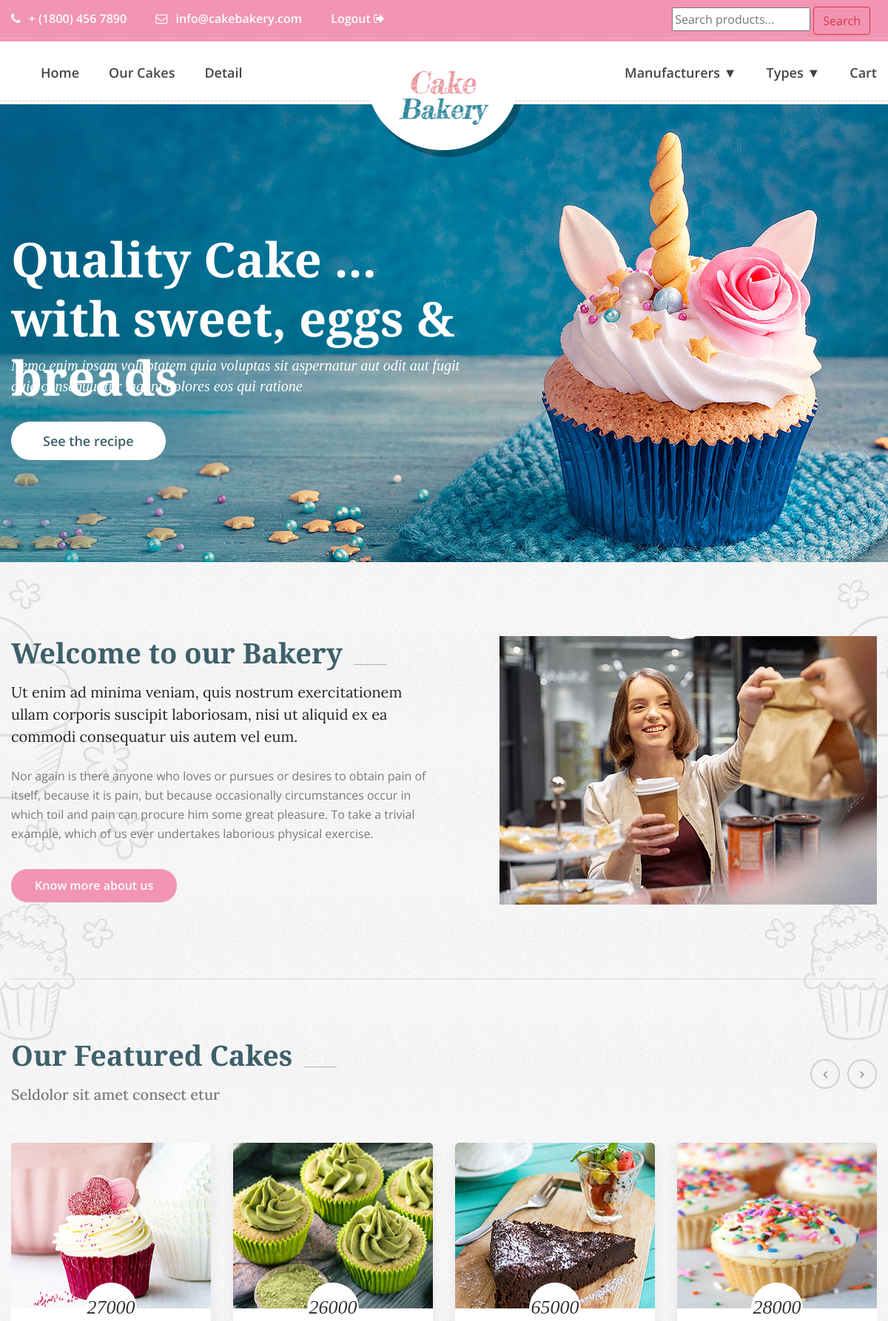
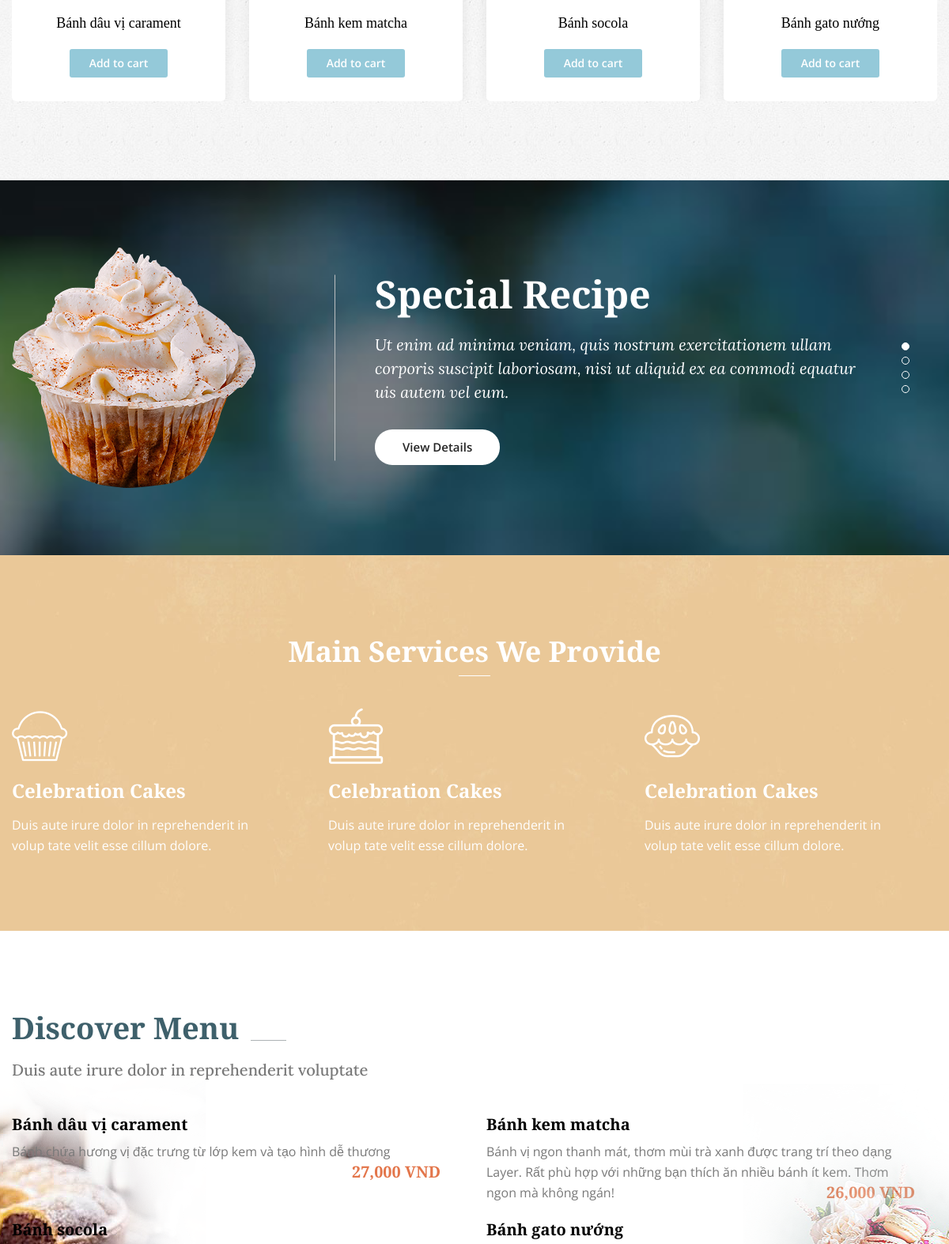
The page /public/index.php (upper part) on the database its author committed (2 pictures, top to bottom).
### tables this page shows
CREATE TABLE IF NOT EXISTS `products` (
  `id` int(11) NOT NULL AUTO_INCREMENT,
  `name` varchar(100) NOT NULL,
  `manu_id` int(11) NOT NULL,
  `type_id` int(11) NOT NULL,
  `price` int(11) NOT NULL,
  `pro_image` varchar(150) NOT NULL,
  `description` text NOT NULL,
  `feature` tinyint(4) NOT NULL,
  `created_at` timestamp NOT NULL DEFAULT CURRENT_TIMESTAMP ON UPDATE CURRENT_TIMESTAMP,
  `receipt` int(11) NOT NULL,
  PRIMARY KEY (`id`)
);

### public/models/product.php (called while the page is built, shortened)
<?php
class Product extends Db
{
    static function getLatestProducts($number_of_records)
    {
        $sql = self::$connection->prepare("SELECT * FROM products ORDER BY created_at ASC LIMIT 0,$number_of_records");
        $sql->execute();
        $items = $sql->get_result()->fetch_all(MYSQLI_ASSOC);
        return $items;
    }
}

### public/index.php (the view, shortened to what this page needs)
<?php
require_once "navbar_header.php";
?>
<section class="main_slider_area">
    <div id="main_slider" class="rev_slider" data-version="5.3.1.6">
        <ul>
            <li data-index="rs-1587" data-transition="fade" data-slotamount="default" data-hideafterloop="0" data-hideslideonmobile="off" data-easein="default" data-easeout="default" data-masterspeed="300" data-thumb="img/home-slider/slider-1.jpg" data-rotate="0" data-saveperformance="off" data-title="Creative" data-param1="01" data-param2="" data-param3="" data-param4="" data-param5="" data-param6="" data-param7="" data-param8="" data-param9="" data-param10="" data-description="">
                <div class="slider_text_box">
                    <div class="tp-caption tp-resizeme first_text" data-x="['left','left','left','15','15']" data-hoffset="['0','0','0','0']" data-y="['top','top','top','top']" data-voffset="['175','175','125','165','160']" data-fontsize="['65','65','65','40','30']" data-lineheight="['80','80','80','50','40']" data-width="['800','800','800','500']" data-height="none" data-whitespace="normal" data-type="text" data-responsive_offset="on" data-frames="[{&quot;delay&quot;:10,&quot;speed&quot;:1500,&quot;frame&quot;:&quot;0&quot;,&quot;from&quot;:&quot;y:[-100%];z:0;rX:0deg;rY:0;rZ:0;sX:1;sY:1;skX:0;skY:0;&quot;,&quot;mask&quot;:&quot;x:0px;y:0px;s:inherit;e:inherit;&quot;,&quot;to&quot;:&quot;o:1;&quot;,&quot;ease&quot;:&quot;Power2.easeInOut&quot;},{&quot;delay&quot;:&quot;wait&quot;,&quot;speed&quot;:1500,&quot;frame&quot;:&quot;999&quot;,&quot;to&quot;:&quot;y:[175%];&quot;,&quot;mask&quot;:&quot;x:inherit;y:inherit;s:inherit;e:inherit;&quot;,&quot;ease&quot;:&quot;Power2.easeInOut&quot;}]" data-textAlign="['left','left','left','left']">Quality Cake ... <br /> with sweet, eggs & breads</div>
                    <div class="tp-caption tp-resizeme secand_text" data-x="['left','left','left','15','15']" data-hoffset="['0','0','0','0']" data-y="['top','top','top','top']" data-voffset="['345','345','300','300','250']" data-fontsize="['20','20','20','20','16']" data-lineheight="['28','28','28','28']" data-width="['640','640','640','640','350']" data-height="none" data-whitespace="normal" data-type="text" data-responsive_offset="on" data-transform_idle="o:1;" data-frames="[{&quot;delay&quot;:10,&quot;speed&quot;:1500,&quot;frame&quot;:&quot;0&quot;,&quot;from&quot;:&quot;y:[100%];z:0;rX:0deg;rY:0;rZ:0;sX:1;sY:1;skX:0;skY:0;opacity:0;&quot;,&quot;mask&quot;:&quot;x:0px;y:[100%];s:inherit;e:inherit;&quot;,&quot;to&quot;:&quot;o:1;&quot;,&quot;ease&quot;:&quot;Power2.easeInOut&quot;},{&quot;delay&quot;:&quot;wait&quot;,&quot;speed&quot;:1500,&quot;frame&quot;:&quot;999&quot;,&quot;to&quot;:&quot;y:[175%];&quot;,&quot;mask&quot;:&quot;x:inherit;y:inherit;s:inherit;e:inherit;&quot;,&quot;ease&quot;:&quot;Power2.easeInOut&quot;}]">Nemo enim ipsam voluptatem quia voluptas sit aspernatur aut odit aut fugit quia consequuntur magni dolores eos qui ratione
                    </div>
                    <div class="tp-caption tp-resizeme slider_button" data-x="['left','left','left','15','15']" data-hoffset="['0','0','0','0']" data-y="['top','top','top','top']" data-voffset="['435','435','390','390','360']" data-fontsize="['14','14','14','14']" data-lineheight="['46','46','46','46']" data-width="none" data-height="none" data-whitespace="nowrap" data-type="text" data-responsive_offset="on" data-frames="[{&quot;delay&quot;:10,&quot;speed&quot;:1500,&quot;frame&quot;:&quot;0&quot;,&quot;from&quot;:&quot;y:[100%];z:0;rX:0deg;rY:0;rZ:0;sX:1;sY:1;skX:0;skY:0;opacity:0;&quot;,&quot;mask&quot;:&quot;x:0px;y:[100%];s:inherit;e:inherit;&quot;,&quot;to&quot;:&quot;o:1;&quot;,&quot;ease&quot;:&quot;Power2.easeInOut&quot;},{&quot;delay&quot;:&quot;wait&quot;,&quot;speed&quot;:1500,&quot;frame&quot;:&quot;999&quot;,&quot;to&quot;:&quot;y:[175%];&quot;,&quot;mask&quot;:&quot;x:inherit;y:inherit;s:inherit;e:inherit;&quot;,&quot;ease&quot;:&quot;Power2.easeInOut&quot;}]">
                        <a class="main_btn" href="#">See the recipe</a>
                    </div>
                </div>
            </li>
        </ul>
    </div>
</section>
<section class="welcome_bakery_area">
    <div class="container">
        <div class="welcome_bakery_inner p_100">
            <div class="row">
                <div class="col-lg-6">
                    <div class="main_title">
                        <h2>Welcome to our Bakery</h2>
                        <p>Ut enim ad minima veniam, quis nostrum exercitationem ullam corporis suscipit laboriosam,
                            nisi ut aliquid ex ea commodi consequatur uis autem vel eum.</p>
                    </div>
                    <div class="welcome_left_text">
                        <p>Nor again is there anyone who loves or pursues or desires to obtain pain of itself,
                            because it is pain, but because occasionally circumstances occur in which toil and pain
                            can procure him some great pleasure. To take a trivial
                            example, which of us ever undertakes laborious physical exercise.</p>
                        <a class="pink_btn" href="#">Know more about us</a>
                    </div>
                </div>
                <div class="col-lg-6">
                    <div class="welcome_img">
                        <img class="img-fluid" src="img/cake-feature/welcome-right.jpg" alt="">
                    </div>
                </div>
            </div>
        </div>
        <div class="cake_feature_inner">
            <div class="main_title">
                <h2>Our Featured Cakes</h2>
                <h5> Seldolor sit amet consect etur</h5>
            </div>
            <div class="cake_feature_slider owl-carousel">
                <?php
                $list_of_latestProducts = Product::getLatestProducts(9);
                foreach ($list_of_latestProducts as $key => $value) {
                ?>
                    <div class="item">
                        <div class="cake_feature_item">
                            <div class="cake_img">
                                <img src="img/cake-feature/<?php echo $value['pro_image']; ?>" alt="" width="270px" height="224px">
                            </div>
                            <div class="cake_text">
                                <h4><?php echo $value['price']; ?></h4>
                                <h3><a href="product-details.php?id=<?php echo $value['id']; ?>"><?php echo $value['name']; ?></a></h3>
                                <a class="pest_btn" href="add-cart.php?id=<?php echo $value['id']; ?>">Add to cart</a>
                            </div>
                        </div>
                    </div>
                <?php } ?>
            </div>
        </div>
    </div>
</section>
<section class="special_recipe_area">
    <div class="container">
        <div class="special_recipe_slider owl-carousel">
            <div class="item">
                <div class="media">
                    <div class="d-flex">
                        <img src="img/recipe/recipe-1.png" alt="">
                    </div>
                    <div class="media-body">
                        <h4>Special Recipe</h4>
                        <p>Ut enim ad minima veniam, quis nostrum exercitationem ullam corporis suscipit laboriosam,
                            nisi ut aliquid ex ea commodi equatur uis autem vel eum.</p>
                        <a class="w_view_btn" href="#">View Details</a>
                    </div>
                </div>
            </div>
        </div>
    </div>
</section>
<section class="service_area">
    <div class="container">
        <div class="single_w_title">
            <h2>Main Services We Provide</h2>
        </div>
        <div class="row service_inner">
            <div class="col-lg-4 col-6">
                <div class="service_item">
                    <i class="flaticon-food-2"></i>
                    <h4>Celebration Cakes</h4>
                    <p>Duis aute irure dolor in reprehenderit in volup tate velit esse cillum dolore.</p>
                </div>
            </div>
            <div class="col-lg-4 col-6">
                <div class="service_item">
                    <i class="flaticon-food-1"></i>
                    <h4>Celebration Cakes</h4>
                    <p>Duis aute irure dolor in reprehenderit in volup tate velit esse cillum dolore.</p>
                </div>
            </div>
            <div class="col-lg-4 col-6">
                <div class="service_item">
                    <i class="flaticon-food"></i>
                    <h4>Celebration Cakes</h4>
                    <p>Duis aute irure dolor in reprehenderit in volup tate velit esse cillum dolore.</p>
                </div>
            </div>
        </div>
    </div>
</section>
<section class="discover_menu_area">
    <div class="discover_menu_inner">
        <div class="container">
            <div class="main_title">
                <h2>Discover Menu</h2>
                <h5>Duis aute irure dolor in reprehenderit voluptate</h5>
            </div>
            <div class="row">
                <?php
                $list_of_latestProducts = Product::getLatestProducts(8);
                foreach ($list_of_latestProducts as $key => $value) {
                ?>
                    <div class="col-lg-6">
                        <div class="discover_item_inner">
                            <div class="discover_item">
                                <h4>
                                    <a href="#"><?php echo $value['name']; ?></a>
                                </h4>
                                <p><?php echo $value['description']; ?><span><?php echo number_format($value['price']) ?> VND</span></p>
                            </div>
                        </div>
                    </div>
                <?php } ?>
            </div>
        </div>
    </div>
</section>
<?php require_once 'contact.php' ?>

### public/navbar_header.php (style rules this page uses)
.discover_menu_area a { color: #000; transition: 0.6s; }
.cake_text h3>a { color: #000; transition: 0.6s; }

### rows shown on the page
products: pro_image (picture), price "27000", name "Bánh dâu vị carament", description "Bánh chứa hương vị đặc trưng từ lớp kem và tạo hình dễ thương", price "27,000"
products: pro_image (picture), price "26000", name "Bánh kem matcha", description "Bánh vị ngon thanh mát, thơm mùi trà xanh được trang trí theo dạng Layer. Rất phù hợp với những bạn thích ăn nhiều bánh ít kem. Thơm ngon mà không ngán!", price "26,000"
products: pro_image (picture), price "65000", name "Bánh socola"
products: pro_image (picture), price "28000", name "Bánh gato nướng"
